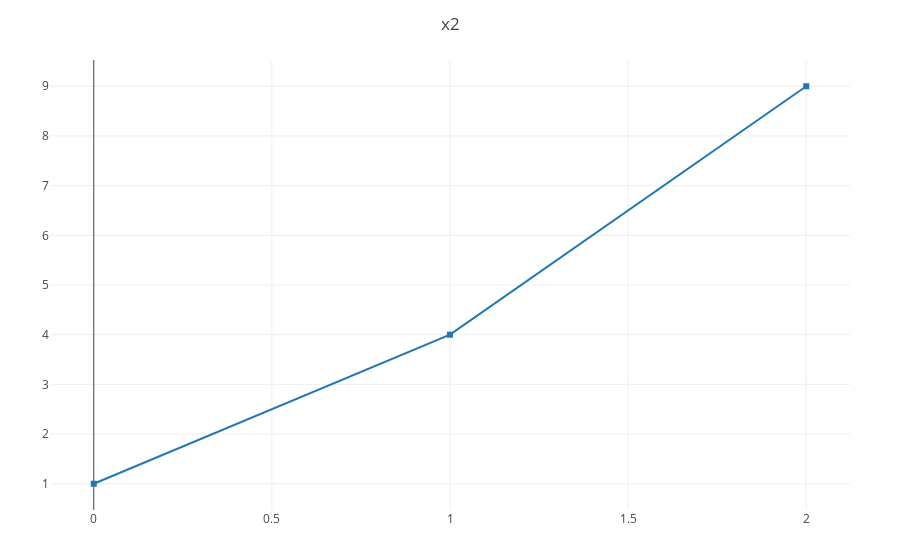

Notebook source saved alongside this figure:
### Code cell
plot(scatter(y=[1.0, 4.0, 9.0], marker_symbol = "square"), 
     Layout(title = "x2"))

### Figure 1 — Plotly figure (JSON) as saved in the notebook; plotly's stock layout.template omitted (floating-point values rounded to 4 significant figures)
{"data": [{"marker": {"symbol": "square"}, "type": "scatter", "y": [1, 4, 9]}], "layout": {"margin": {"b": 50, "l": 50, "r": 50, "t": 60}, "title": "x2"}}
